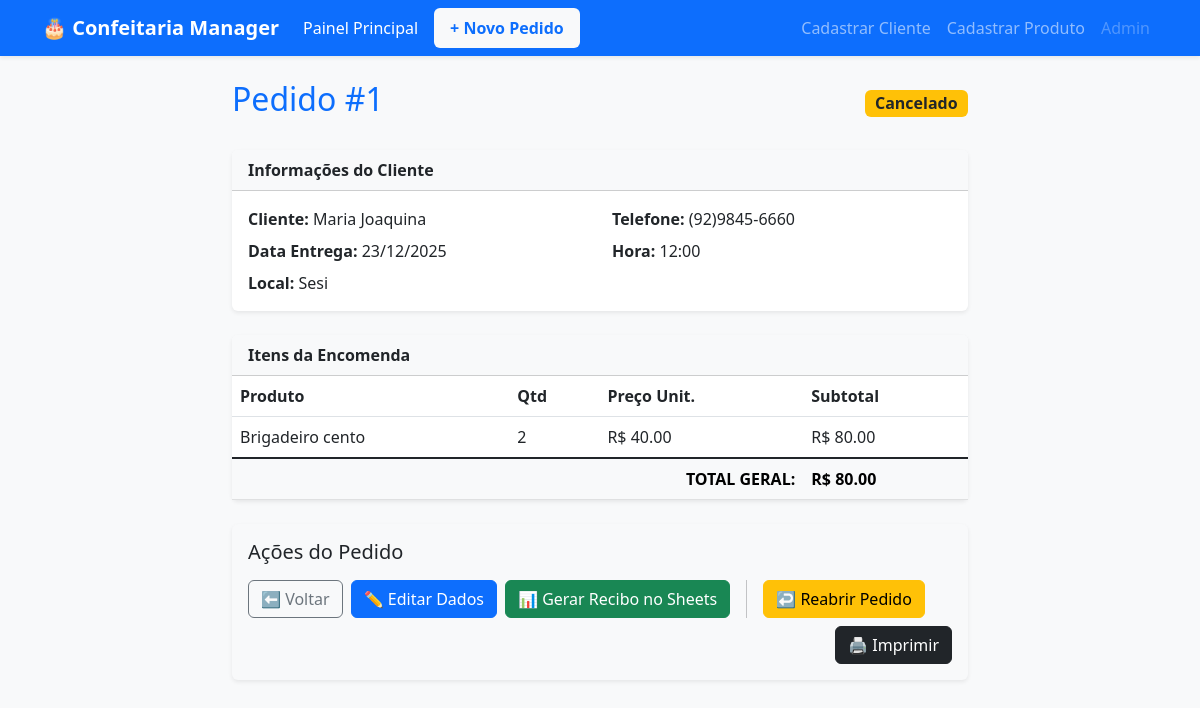
Page /pedido/1/ on the committed database.
### core/models.py (models this page shows, shortened)
class Pedido(models.Model):
    class StatusPedido(models.TextChoices):
        PENDENTE = 'PEN', 'Pendente'
        EM_PRODUCAO = 'PRD', 'Em Produção'
        ENTREGUE = 'ENT', 'Entregue'
        CANCELADO = 'CAN', 'Cancelado'
    cliente = models.ForeignKey(Cliente, on_delete=models.CASCADE)
    data_entrega = models.DateField()
    hora_entrega = models.TimeField()
    local_entrega = models.CharField(max_length=255)
    status = models.CharField(max_length=3, choices=StatusPedido.choices, default=StatusPedido.PENDENTE)
    observacoes_gerais = models.TextField(blank=True)
    criado_em = models.DateTimeField(auto_now_add=True)
    class Meta:
        ordering = ['data_entrega', 'hora_entrega']
    @property
    def total(self):
        return sum(item.subtotal for item in self.itens.all())

class Cliente(models.Model):
    nome = models.CharField(max_length=150)
    telefone = models.CharField(max_length=20)
    email = models.EmailField(blank=True, null=True)
    endereco_padrao = models.CharField("Endereço Padrão", max_length=255, blank=True, null=True)

class ItemPedido(models.Model):
    pedido = models.ForeignKey(Pedido, related_name='itens', on_delete=models.CASCADE)
    produto = models.ForeignKey(Produto, on_delete=models.PROTECT)
    quantidade = models.PositiveIntegerField(validators=[MinValueValidator(1)])
    preco_no_momento = models.DecimalField(max_digits=10, decimal_places=2, blank=True, null=True)
    detalhes = models.CharField(max_length=200, blank=True)
    @property
    def subtotal(self):
        return self.quantidade * self.preco_no_momento

class Produto(models.Model):
    nome = models.CharField(max_length=100)
    preco = models.DecimalField("Preço Unitário", max_digits=10, decimal_places=2)
    ativo = models.BooleanField(default=True)

### core/views.py (the view)
# urls.py: path('pedido/<int:pk>/', views.detalhe_pedido, name='detalhe_pedido'),
def detalhe_pedido(request, pk):
    pedido = get_object_or_404(Pedido, pk=pk)
    return render(request, 'detalhe_pedido.html', {'pedido': pedido})

### core/templates/detalhe_pedido.html (shortened to what this page needs)
{% extends 'base.html' %} {% block content %}
<div class="row justify-content-center">
    <div class="col-md-8">
        <div class="d-flex justify-content-between align-items-center mb-4">
            <h2 class="text-primary">Pedido #{{ pedido.id }}</h2>
            <span class="badge bg-warning text-dark fs-6">{{ pedido.get_status_display }}</span>
        </div>
        <div class="card shadow-sm mb-4">
            <div class="card-header bg-light fw-bold">
                Informações do Cliente
            </div>
            <div class="card-body">
                <div class="row">
                    <div class="col-md-6 mb-2">
                        <strong>Cliente:</strong> {{ pedido.cliente.nome }}
                    </div>
                    <div class="col-md-6 mb-2">
                        <strong>Telefone:</strong> {{ pedido.cliente.telefone }}
                    </div>
                    <div class="col-md-6 mb-2">
                        <strong>Data Entrega:</strong> {{ pedido.data_entrega|date:"d/m/Y" }}
                    </div>
                    <div class="col-md-6 mb-2">
                        <strong>Hora:</strong> {{ pedido.hora_entrega|time:"H:i" }}
                    </div>
                    <div class="col-md-12">
                        <strong>Local:</strong> {{ pedido.local_entrega }}
                    </div>
                </div>
            </div>
        </div>
        <div class="card shadow-sm">
            <div class="card-header bg-light fw-bold">
                Itens da Encomenda
            </div>
            <table class="table mb-0">
                <thead>
                    <tr>
                        <th>Produto</th>
                        <th>Qtd</th>
                        <th>Preço Unit.</th>
                        <th>Subtotal</th>
                    </tr>
                </thead>
                <tbody>
                    {% for item in pedido.itens.all %}
                    <tr>
                        <td>
                            {{ item.produto.nome }}
                        </td>
                        <td>{{ item.quantidade }}</td>
                        <td>R$ {{ item.preco_no_momento|floatformat:2 }}</td>
                        <td>R$ {{ item.subtotal|floatformat:2 }}</td>
                    </tr>
                    {% endfor %}
                </tbody>
                <tfoot class="table-group-divider">
                    <tr class="fw-bold table-light">
                        <td colspan="3" class="text-end">TOTAL GERAL:</td>
                        <td>R$ {{ pedido.total|floatformat:2 }}</td>
                    </tr>
                </tfoot>
            </table>
        </div>
        <div class="card bg-light mt-4 p-3 shadow-sm">
            <h5 class="mb-3">Ações do Pedido</h5>
            <div class="d-flex flex-wrap gap-2">
                <a href="{% url 'dashboard' %}" class="btn btn-outline-secondary">
            ⬅️ Voltar
        </a>
                <a href="{% url 'editar_pedido' pedido.id %}" class="btn btn-primary">
            ✏️ Editar Dados
        </a>
                <a href="{% url 'gerar_recibo' pedido.id %}" class="btn btn-success" target="_blank">
    📊 Gerar Recibo no Sheets
</a>
             {% if pedido.status == 'ENT' or pedido.status == 'CAN' %}
                <a href="{% url 'mudar_status' pedido.id 'PEN' %}" class="btn btn-warning">
                ↩️ Reabrir Pedido
            </a> {% endif %}
                <button class="btn btn-dark ms-auto" onclick="window.print()">
            🖨️ Imprimir
        </button>
            </div>
        </div>
    </div>
</div>
{% endblock %}

### core/templates/base.html (style rules this page uses)
body { background-color: #f8f9fa; }
.card { border: none; }

### rows in the picture
Pedido: id "1", status "Cancelado", cliente.nome "Maria Joaquina", cliente.telefone "(92)9845-6660", data_entrega "23/12/2025", hora_entrega "12:00", local_entrega "Sesi", total "80.00"
ItemPedido: produto.nome "Brigadeiro cento", quantidade "2", preco_no_momento "40.00", subtotal "80.00"
